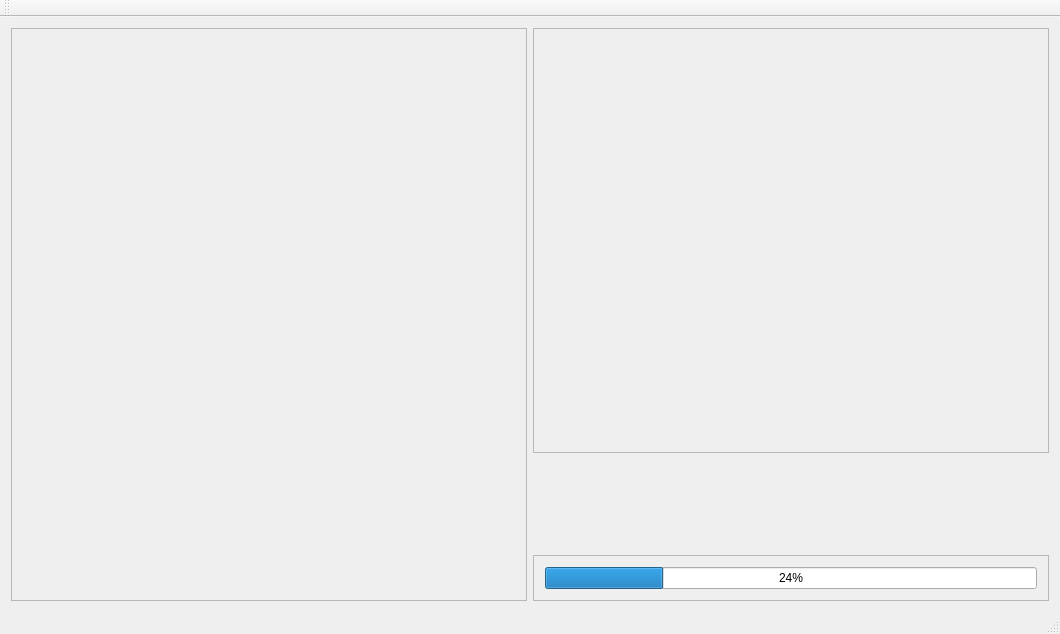
<?xml version="1.0" encoding="UTF-8"?>
<ui version="4.0">
 <class>SpectraCompare</class>
 <widget class="QMainWindow" name="SpectraCompare">
  <property name="geometry">
   <rect>
    <x>0</x>
    <y>0</y>
    <width>1060</width>
    <height>634</height>
   </rect>
  </property>
  <property name="windowTitle">
   <string>Сравнение спектральных кривых</string>
  </property>
  <widget class="QWidget" name="centralWidget">
   <layout class="QVBoxLayout" name="verticalLayout">
    <item>
     <layout class="QHBoxLayout" name="horizontalLayout" stretch="1,1">
      <item>
       <layout class="QVBoxLayout" name="verticalLayout_3">
        <item>
         <widget class="QFrame" name="frame_3">
          <property name="frameShape">
           <enum>QFrame::StyledPanel</enum>
          </property>
          <property name="frameShadow">
           <enum>QFrame::Raised</enum>
          </property>
         </widget>
        </item>
       </layout>
      </item>
      <item>
       <layout class="QVBoxLayout" name="verticalLayout_2" stretch="3,1">
        <item>
         <widget class="QFrame" name="frame">
          <property name="frameShape">
           <enum>QFrame::StyledPanel</enum>
          </property>
          <property name="frameShadow">
           <enum>QFrame::Plain</enum>
          </property>
         </widget>
        </item>
        <item alignment="Qt::AlignBottom">
         <widget class="QFrame" name="frame_2">
          <property name="frameShape">
           <enum>QFrame::StyledPanel</enum>
          </property>
          <property name="frameShadow">
           <enum>QFrame::Plain</enum>
          </property>
          <layout class="QVBoxLayout" name="verticalLayout_4">
           <item alignment="Qt::AlignBottom">
            <widget class="QProgressBar" name="progressBar">
             <property name="value">
              <number>24</number>
             </property>
            </widget>
           </item>
          </layout>
         </widget>
        </item>
       </layout>
      </item>
     </layout>
    </item>
   </layout>
  </widget>
  <widget class="QMenuBar" name="menuBar">
   <property name="geometry">
    <rect>
     <x>0</x>
     <y>0</y>
     <width>1060</width>
     <height>21</height>
    </rect>
   </property>
  </widget>
  <widget class="QToolBar" name="mainToolBar">
   <attribute name="toolBarArea">
    <enum>TopToolBarArea</enum>
   </attribute>
   <attribute name="toolBarBreak">
    <bool>false</bool>
   </attribute>
  </widget>
  <widget class="QStatusBar" name="statusBar"/>
 </widget>
 <layoutdefault spacing="6" margin="11"/>
 <resources/>
 <connections/>
</ui>
